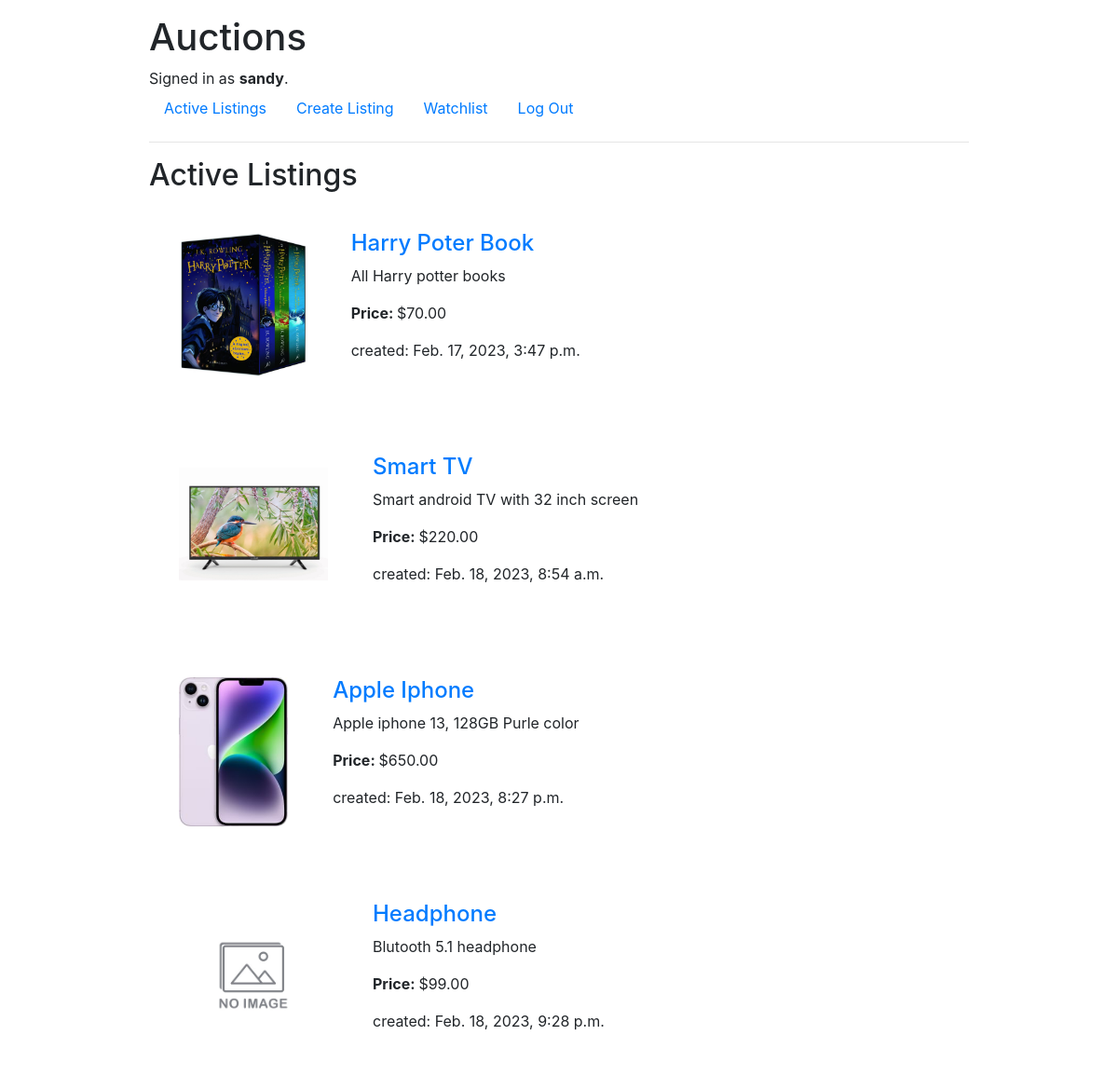
Page / (signed in) on the committed database.
### auctions/models.py (models this page shows, shortened)
class User(AbstractUser):
    pass

class Listing(models.Model):
    seller = models.ForeignKey(User, on_delete=models.CASCADE)
    title = models.CharField(max_length=100)
    category = models.CharField(max_length=100, default=None)
    description = models.TextField(default=None)
    starting_bid = models.FloatField()
    current_price = models.FloatField()
    image = models.ImageField(upload_to='images', default=None)
    created = models.DateTimeField(auto_now_add=True)
    sold = models.BooleanField(default=False)

### auctions/views.py (the view)
# urls.py: path("", views.index, name="index"),
def index(request):
    if User.is_authenticated:
        bids = Bid.objects.all()
        highest_bid = bids.aggregate(Max('bid'))['bid__max']
        return render(request, "auctions/index.html", {'listings':Listing.objects.all(),
          'current_price':highest_bid
          })
    else:
        return redirect('/login')

### auctions/templates/auctions/index.html
{% extends "auctions/layout.html" %}
{% block body %}
    <h2>Active Listings</h2>
    {% if listings %}
        {% for listing in listings %}
        <div class='listings' >
            <a href={% url 'listing' listing.id %}>
                {% if listing.image %}
                    <img src='{{ listing.image.url }}' alt='{{ listing.title }}'>
                {% else %}
                    <img src='/images/none.jpg' alt='{{ listing.title }}'>
                {% endif %}
            </a>
            <div class='listing-info'>
                <a href={% url 'listing' listing.id %}>
                    <h4>{{ listing.title }}</h4>
                </a>
                <p>{{ listing.description }}</p>
                <p><b>Price: </b>${{ listing.current_price|floatformat:2 }}</p>
                <p>created: {{ listing.created }}</p>
            </div>
        </div>
        {% endfor %}
    {% else %}
        <p>No Active Listings</p>
    {% endif %}
{% endblock %}

### auctions/templates/auctions/layout.html (shortened to what this page needs)
{% load static %}
<!DOCTYPE html>
<html lang="en">
    <head>
        <link rel="stylesheet" href="https://stackpath.bootstrapcdn.com/bootstrap/4.4.1/css/bootstrap.min.css">
        <link href="{% static 'auctions/styles.css' %}" rel="stylesheet">
    </head>
    <body>
        <h1>Auctions</h1>
        <div>
            {% if user.is_authenticated %}
                Signed in as <strong>{{ user.username }}</strong>.
            {% else %}
                Not signed in.
            {% endif %}
        </div>
        <ul class="nav">
            <li class="nav-item">
                <a class="nav-link" href="{% url 'index' %}">Active Listings</a>
            </li>
            {% if user.is_authenticated %}
                <li class="nav-item">
                    <a class="nav-link" href="{% url 'create' %}">Create Listing</a>
                </li>
                <li class="nav-item">
                    <a class="nav-link" href="{% url 'watchlist' %}">Watchlist</a>
                </li>
                <li class="nav-item">
                    <a class="nav-link" href="{% url 'logout' %}">Log Out</a>
                </li>
            {% endif %}
        </ul>
        <hr>
        {% block body %}
        {% endblock %}
    </body>
</html>

### auctions/static/auctions/styles.css (style rules this page uses)
* { margin: 0; padding: 0; box-sizing: border-box; }
body { padding: 1rem 10rem; }
.listings { display: flex; height: 15rem; gap: 3rem; padding: 2rem; }
.listings img { height: 10rem; }

### rows in the picture
User: username "sandy"
Listing: image (picture), title "Harry Poter Book", description "All Harry potter books", current_price "70.00", created "Feb. 17, 2023, 3:47 p.m."
Listing: image (picture), title "Smart TV", description "Smart android TV with 32 inch screen", current_price "220.00", created "Feb. 18, 2023, 8:54 a.m."
Listing: image (picture), title "Apple Iphone", description "Apple iphone 13, 128GB Purle color", current_price "650.00", created "Feb. 18, 2023, 8:27 p.m."
Listing: title "Headphone", description "Blutooth 5.1 headphone", current_price "99.00", created "Feb. 18, 2023, 9:28 p.m."
